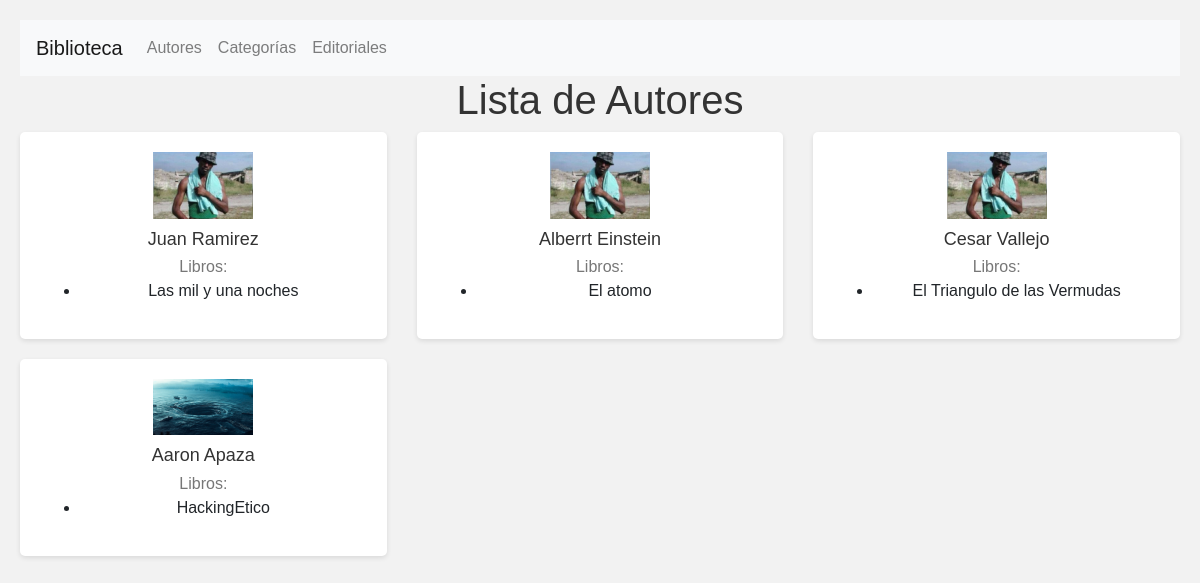
The page /autores/ on the database its author committed.
### biblioteca/models.py (models this page shows, shortened)
class Autor(models.Model):
    nombre = models.CharField(max_length=200)
    apellido = models.CharField(max_length=200)
    foto = models.ImageField(upload_to='foto/', blank=True, null=True)

class Libro(models.Model):
    titulo = models.CharField(max_length=200)
    autor = models.ForeignKey(Autor, on_delete=models.CASCADE)
    categoria = models.ForeignKey(Categoria, on_delete=models.CASCADE)
    editorial = models.ForeignKey(Editorial, on_delete=models.CASCADE)
    portada = models.ImageField(upload_to='portadas/', blank=True, null=True)

### biblioteca/views.py (the view)
# urls.py: path('autores/', AutorListCreateAPIView.as_view(), name='api-autor-list'),
def autores(request):
    autores = Autor.objects.all()
    return render(request, 'autores.html', {'autores': autores})

### biblioteca/templates/autores.html (shortened to what this page needs)
<!DOCTYPE html>
<html>
<head>
    <link rel="stylesheet" href="https://stackpath.bootstrapcdn.com/bootstrap/4.5.0/css/bootstrap.min.css">
</head>
<body>
    <nav class="navbar navbar-expand-lg navbar-light bg-light">
        <a class="navbar-brand" href="{% url 'lista_libros' %}">Biblioteca</a>
        <div class="collapse navbar-collapse" id="navbarNav">
            <ul class="navbar-nav">
                <li class="nav-item">
                    <a class="nav-link" href="{% url 'autores' %}">Autores</a>
                </li>
                <li class="nav-item">
                    <a class="nav-link" href="{% url 'categorias' %}">Categorías</a>
                </li>
                <li class="nav-item">
                    <a class="nav-link" href="{% url 'editoriales' %}">Editoriales</a>
                </li>
            </ul>
        </div>
    </nav>
    <h1>Lista de Autores</h1>
    <div class="row">
        {% for autor in autores %}
        <div class="col-md-4">
            <div class="autor-card text-center">
                {% if autor.foto %}
                <img src="{{ autor.foto.url }}" alt="Foto del autor" class="img-center">
                {% else %}
                <img src="ruta/a/imagen/por/defecto.jpg" alt="Imagen por defecto" class="img-center">
                {% endif %}
                <h2>{{ autor.nombre }} {{ autor.apellido }}</h2>
                <p>Libros:</p>
                <ul>
                    {% for libro in autor.libro_set.all %}
                    <li>{{ libro.titulo }}</li>
                    {% endfor %}
                </ul>
            </div>
        </div>
        {% endfor %}
    </div>
</body>
</html>

### biblioteca/templates/autores.html (style rules this page uses)
body { font-family: Arial, sans-serif; background-color: #f2f2f2; margin: 0; padding: 20px; }
h1 { text-align: center; color: #333; }
.autor-card { background-color: #fff; border-radius: 5px; box-shadow: 0 2px 5px rgba(0, 0, 0, 0.1); margin-bottom: 20px; padding: 20px; }
img { max-width: 100px; height: auto; margin-bottom: 10px; }
h2 { color: #333; font-size: 18px; margin-top: 0; margin-bottom: 5px; }
p { margin: 0; color: #777; }

### rows shown on the page
Autor: foto (picture), nombre "Juan", apellido "Ramirez"
Libro: titulo "Las mil y una noches"
Autor: foto (picture), nombre "Alberrt", apellido "Einstein"
Libro: titulo "El atomo"
Autor: foto (picture), nombre "Cesar", apellido "Vallejo"
Libro: titulo "El Triangulo de las Vermudas"
Autor: foto (picture), nombre "Aaron", apellido "Apaza"
Libro: titulo "HackingEtico"
